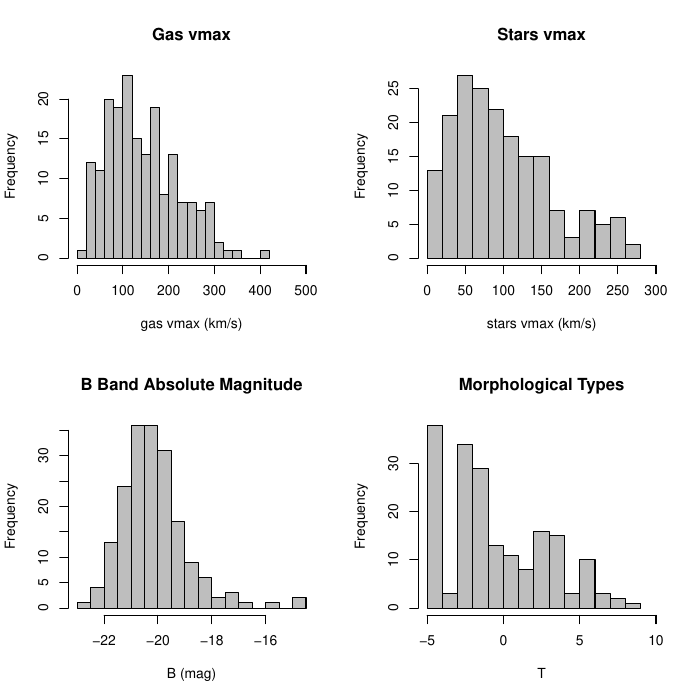

Write the R code that produced this figure.
data=read.csv("HyperLeda_data.txt", header=TRUE, sep=',')

pdf('histograms.pdf')

par(mfrow=c(2,2))
with(data,hist(vmaxg, breaks=15, main='Gas vmax', col='grey', xlim = c(0,500), xlab = 'gas vmax (km/s)'))
with(data,hist(vmaxs, breaks=15, main='Stars vmax', col='grey', xlim = c(0,300), xlab = 'stars vmax (km/s)'))

with(data,hist(mabs, breaks=15, main='B Band Absolute Magnitude', col='grey', xlab = 'B (mag)'))
with(data,hist(t, breaks=15, main='Morphological Types', col='grey', xlim = c(-5,10), xlab = 'T'))

dev.off()